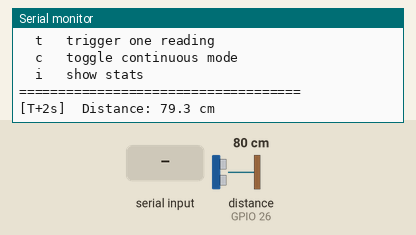
This sketch was run on a simulated ESP32. Shown: the last lines printed to the serial monitor. Wiring (inferred from the names in the program): ultrasonic range finder: trigger GPIO 27; echo GPIO 26. The test bench sets the inputs (shaded band); at power-on: distance to the obstacle (sensor on GPIO 26) 80 cm. The echo pulse lasts 58.3 µs per cm.

Above: at 3.2 s.
3.3 s: "t" received over Serial
At 3.9 s:
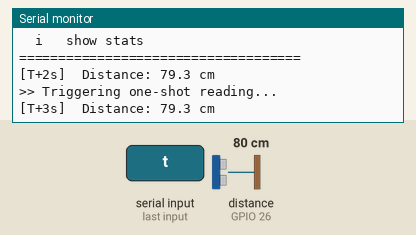
4.8 s: "c" received over Serial
At 6.0 s:
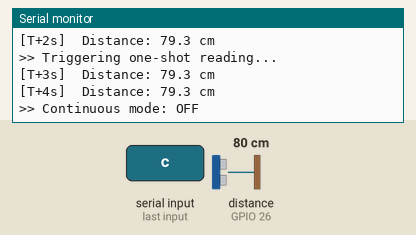
6.3 s: "i" received over Serial
At 7.2 s:
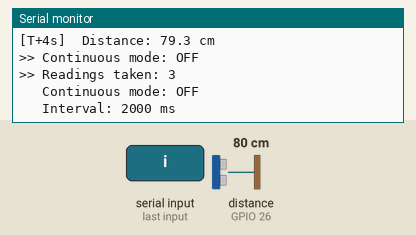
7.8 s: "c" received over Serial
At 8.5 s:
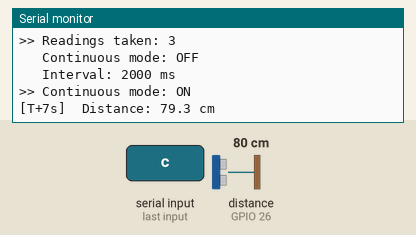
9.3 s: distance to the obstacle (sensor on GPIO 26) set to 2 cm
At 10.6 s:
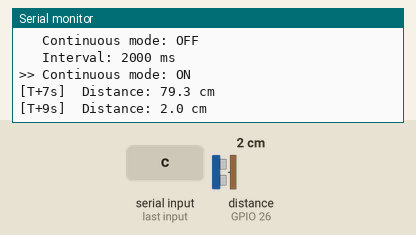
10.8 s: "i" received over Serial
At 11.6 s:
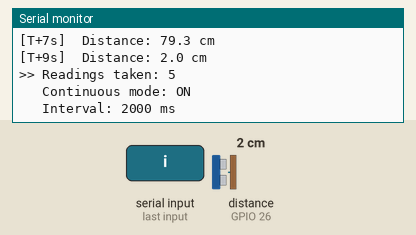
Timing chart, 0 to 13.3 s (numbered marks = the images above; inputs shaded):
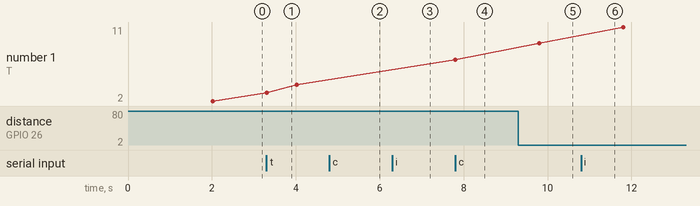

The sketch:

hc-sr04-debug.ino
```cpp
// HC-SR04 Debug Sketch
// Reads distance via TRIG/ECHO pulse timing and prints to serial.
// No external libraries required.

#define TRIG_PIN 27
#define ECHO_PIN 26
#define SOUND_SPEED 0.034
#define MAX_TIMEOUT_US 30000

#define CONTINUOUS_INTERVAL_MS 2000

bool continuousMode = true;
unsigned long lastReading = 0;
unsigned long readingsTaken = 0;

void setup() {
  Serial.begin(115200);
  delay(2000);

  Serial.println(F("\n========== HC-SR04 Debug =========="));
  Serial.println(F("TRIG pin: GPIO27 (OUTPUT, 10us pulse)"));
  Serial.println(F("ECHO pin: GPIO26 (INPUT, 5V->3.3V via 2.2k+1k divider)"));
  Serial.println(F("Range: 2cm - 400cm"));
  Serial.println(F("Resolution: ~0.3cm"));
  Serial.println();
  Serial.println(F("Commands:"));
  Serial.println(F("  t   trigger one reading"));
  Serial.println(F("  c   toggle continuous mode"));
  Serial.println(F("  i   show stats"));
  Serial.println(F("====================================\n"));

  pinMode(TRIG_PIN, OUTPUT);
  pinMode(ECHO_PIN, INPUT);
  digitalWrite(TRIG_PIN, LOW);
}

void loop() {
  handleSerialInput();

  if (continuousMode && millis() - lastReading >= CONTINUOUS_INTERVAL_MS) {
    lastReading = millis();
    takeReading();
  }
}

void takeReading() {
  float distance = readDistance();

  readingsTaken++;

  Serial.print(F("[T+"));
  Serial.print(millis() / 1000);
  Serial.print(F("s]"));

  if (distance < 0) {
    Serial.println(F("  No echo (sensor out of range or not connected)"));
    return;
  }

  Serial.print(F("  Distance: "));
  Serial.print(distance, 1);
  Serial.print(F(" cm"));
  Serial.println();
}

float readDistance() {
  digitalWrite(TRIG_PIN, LOW);
  delayMicroseconds(2);
  digitalWrite(TRIG_PIN, HIGH);
  delayMicroseconds(10);
  digitalWrite(TRIG_PIN, LOW);

  long duration = pulseIn(ECHO_PIN, HIGH, MAX_TIMEOUT_US);

  if (duration == 0) return -1;

  return (duration * SOUND_SPEED) / 2.0;
}

void handleSerialInput() {
  if (!Serial.available()) return;

  char c = Serial.read();

  switch (c) {
    case 't': {
      Serial.println(F(">> Triggering one-shot reading..."));
      takeReading();
      break;
    }
    case 'c': {
      continuousMode = !continuousMode;
      Serial.print(F(">> Continuous mode: "));
      Serial.println(continuousMode ? F("ON") : F("OFF"));
      if (continuousMode) lastReading = 0;
      break;
    }
    case 'i': {
      Serial.print(F(">> Readings taken: "));
      Serial.println(readingsTaken);
      Serial.print(F("   Continuous mode: "));
      Serial.println(continuousMode ? F("ON") : F("OFF"));
      Serial.print(F("   Interval: "));
      Serial.print(CONTINUOUS_INTERVAL_MS);
      Serial.println(F(" ms"));
      break;
    }
  }
}
```

Measured:
- after the input at 3.3 s, the serial monitor: prints a new line at once (image 1)
- after the input at 4.8 s, the serial monitor: prints a new line at once (image 2)
- after the input at 6.3 s, the serial monitor: prints a new line at once (image 3)
- after the input at 7.8 s, the serial monitor: prints a new line at once (image 4)
- after the input at 9.3 s, the serial monitor: prints a new line after 0.50 s (image 5)
- after the input at 10.8 s, the serial monitor: prints a new line at once (image 6)
- plotted number 1: 4 → 7 after the input at 7.8 s
